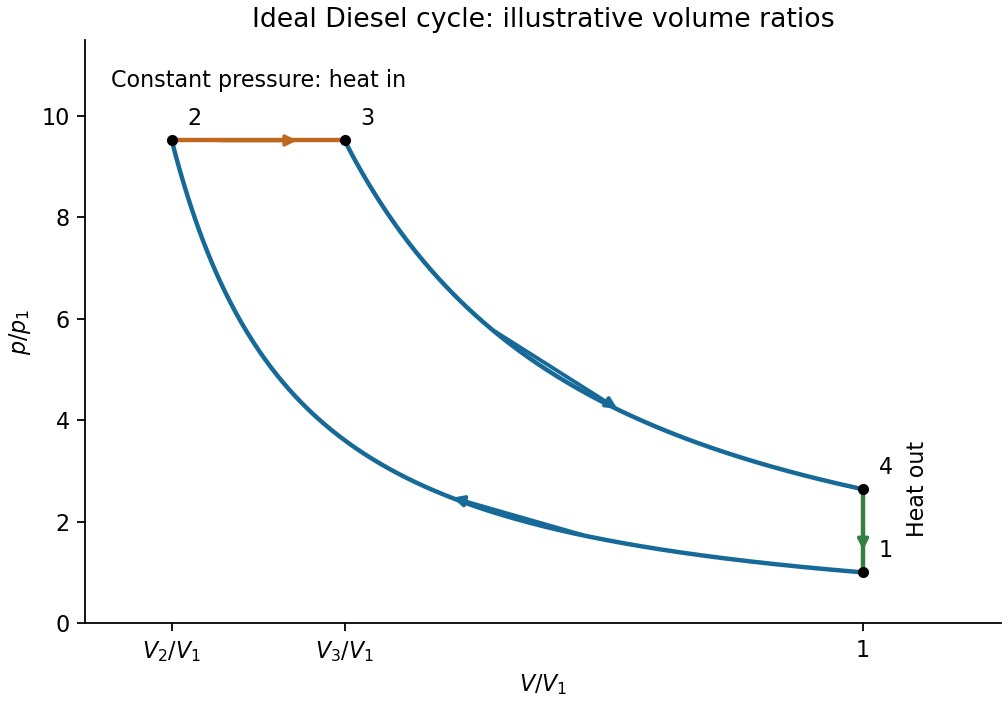

Reproduce this figure in Python.
"""Original dimensionless Diesel cycle, Python 3.14; pyproject dependencies.
Writes PNG basename in cwd.
"""
from pathlib import Path
import matplotlib
matplotlib.use('Agg')
import matplotlib.pyplot as plt
import numpy as np

fig, ax = plt.subplots(figsize=(6.3, 4.4), facecolor='white', layout='constrained')
gamma = 1.4
v1, v2, v3, p1 = 1., .2, .4, 1.
p2 = p1*(v1/v2)**gamma
p4 = p2*(v3/v1)**gamma
v = np.linspace(v2, v1, 350)
ax.plot(v, p1*(v1/v)**gamma, color='#176a98', lw=2)
w = np.linspace(v3, v1, 350)
ax.plot(w, p2*(v3/w)**gamma, color='#176a98', lw=2)
ax.plot([v2, v3], [p2, p2], color='#bd6720', lw=2)
ax.plot([v1, v1], [p4, p1], color='#377e45', lw=2)
for xa, xb, func in [(.68, .52, lambda q: p1/q**gamma), (.57, .72, lambda q: p2*(v3/q)**gamma)]:
    ax.annotate('', xy=(xb, func(xb)), xytext=(xa, func(xa)), arrowprops=dict(arrowstyle='-|>', lw=1.7, color='#176a98'))
ax.annotate('', xy=(.35, p2), xytext=(.25, p2), arrowprops=dict(arrowstyle='-|>', color='#bd6720', lw=1.6))
ax.annotate('', xy=(1, 1.35), xytext=(1, 2.1), arrowprops=dict(arrowstyle='-|>', color='#377e45', lw=1.6))
for xx, yy, label in [(v1,p1,'1'),(v2,p2,'2'),(v3,p2,'3'),(v1,p4,'4')]:
    ax.plot(xx, yy, 'ko', ms=4)
    ax.annotate(label, (xx, yy), xytext=(7, 7), textcoords='offset points')
ax.text(.30, p2+1.05, 'Constant pressure: heat in', ha='center', fontsize=10)
ax.text(1.05, 1.8, 'Heat out', rotation=90, fontsize=10)
ax.set(xlabel='$V/V_1$', ylabel='$p/p_1$', xlim=(.1, 1.16), ylim=(0, 11.5), xticks=[v2,v3,v1], xticklabels=['$V_2/V_1$','$V_3/V_1$','1'], title='Ideal Diesel cycle: illustrative volume ratios')
ax.spines[['top','right']].set_visible(False)
fig.savefig(Path(__file__).with_suffix('.png').name, dpi=160, facecolor='white')
plt.close(fig)
